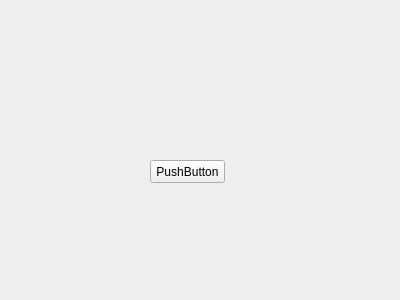
<?xml version="1.0" encoding="UTF-8"?>
<ui version="4.0">
 <class>Form</class>
 <widget class="QWidget" name="Form">
  <property name="geometry">
   <rect>
    <x>0</x>
    <y>0</y>
    <width>400</width>
    <height>300</height>
   </rect>
  </property>
  <property name="windowTitle">
   <string>Form</string>
  </property>
  <widget class="QPushButton" name="pushButton">
   <property name="geometry">
    <rect>
     <x>150</x>
     <y>160</y>
     <width>75</width>
     <height>23</height>
    </rect>
   </property>
   <property name="text">
    <string>PushButton</string>
   </property>
  </widget>
 </widget>
 <resources/>
 <connections/>
</ui>
